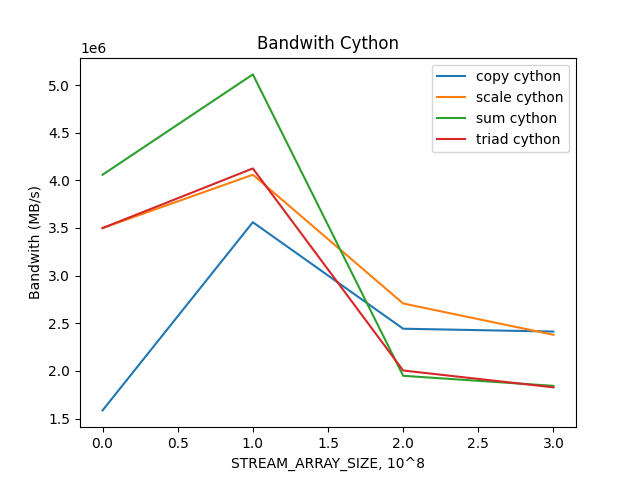

This figure's Python source:
import time
import array
import numpy as np
from pyrsistent import s
from timeit import default_timer as timer

import cythonfn_type_annotations

def main(STREAM_ARRAY_TYPE, STREAM_ARRAY_SIZE):
    a = array.array(STREAM_ARRAY_TYPE, [1.0] * STREAM_ARRAY_SIZE)
    b = array.array(STREAM_ARRAY_TYPE, [2.0] * STREAM_ARRAY_SIZE)
    c = array.array(STREAM_ARRAY_TYPE, [0.0] * STREAM_ARRAY_SIZE)
    scalar = 2.0
    times = [0.0] * 4
    times[0] = timer()
    cythonfn_type_annotations.cython_copy(a, c)
    times[0] = timer() - times[0]

    times[1] = timer()
    cythonfn_type_annotations.cython_scale(b, c, scalar)
    times[1] = timer() - times[1]

    times[2] = timer()
    cythonfn_type_annotations.cython_add(a, b, c)
    times[2] = timer() - times[2]

    times[3] = timer()
    cythonfn_type_annotations.cython_triad(a, b, c, scalar)
    times[3] = timer() - times[3]

    print("Python list: ", times)
    return times



if __name__ == "__main__":
    import matplotlib.pyplot as plt
    labels = ["copy", "scale", "sum", "triad"]
    bandwith_copy_python_list = []
    bandwith_scale_python_list = []
    bandwith_sum_python_list = []
    bandwith_triad_python_list = []
    bandwith_copy_array = []
    bandwith_scale_array = []
    bandwith_sum_array = []
    bandwith_triad_array = []
    bandwith_copy_numpy = []
    bandwith_scale_numpy = []
    bandwith_sum_numpy = []
    bandwith_triad_numpy = []
    STREAM_ARRAY_SIZE = 10000
    STREAM_ARRAY_TYPE = 'd'

    while STREAM_ARRAY_SIZE < 100000000:
        times = main(STREAM_ARRAY_TYPE, STREAM_ARRAY_SIZE)
    # 
        c = STREAM_ARRAY_SIZE
        # calculate MB/s for each operation
        import cython
        import sys
        print(times)
        for i in range(len(times)):
            times[i] = (2 * sys.getsizeof(cython.p_double) * STREAM_ARRAY_SIZE / 2**20) / times[i]
        # plot
        for index, t in enumerate(times):
            if index == 0:
                bandwith_copy_python_list.append(t)
            elif index == 1:
                bandwith_scale_python_list.append(t)
            elif index == 2:
                bandwith_sum_python_list.append(t)
            elif index == 3:
                bandwith_triad_python_list.append(t)
            
            
            
            
        print("STREAM_ARRAY_SIZE: ", STREAM_ARRAY_SIZE)
        STREAM_ARRAY_SIZE *= 10
        
    # plot by different implementations
    plt.plot(bandwith_copy_python_list, label="copy cython")
    plt.plot(bandwith_scale_python_list, label="scale cython")
    plt.plot(bandwith_sum_python_list, label="sum cython")
    plt.plot(bandwith_triad_python_list, label="triad cython")
    
    plt.xlabel("STREAM_ARRAY_SIZE, 10^8")
    plt.ylabel("Bandwith (MB/s)")
    plt.title("Bandwith Cython")
    plt.legend()
    plt.savefig("cython_stream_benchmark.png")
